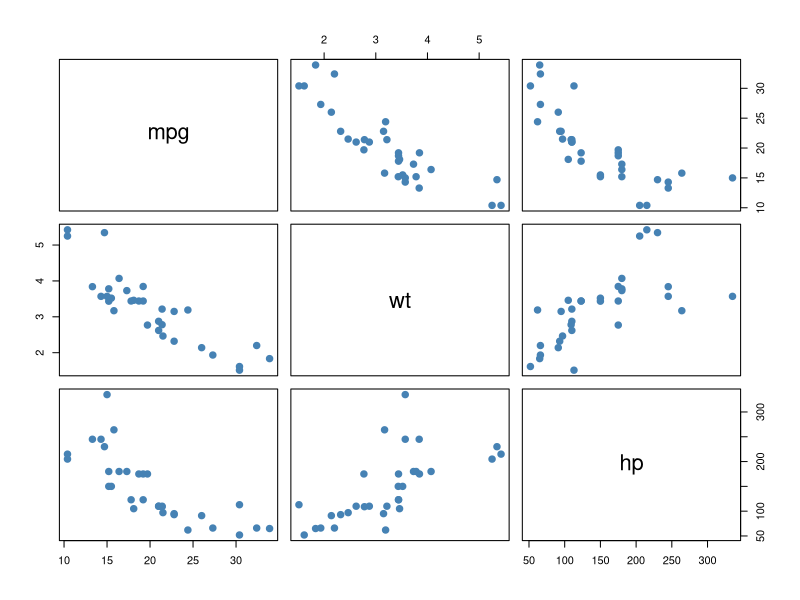
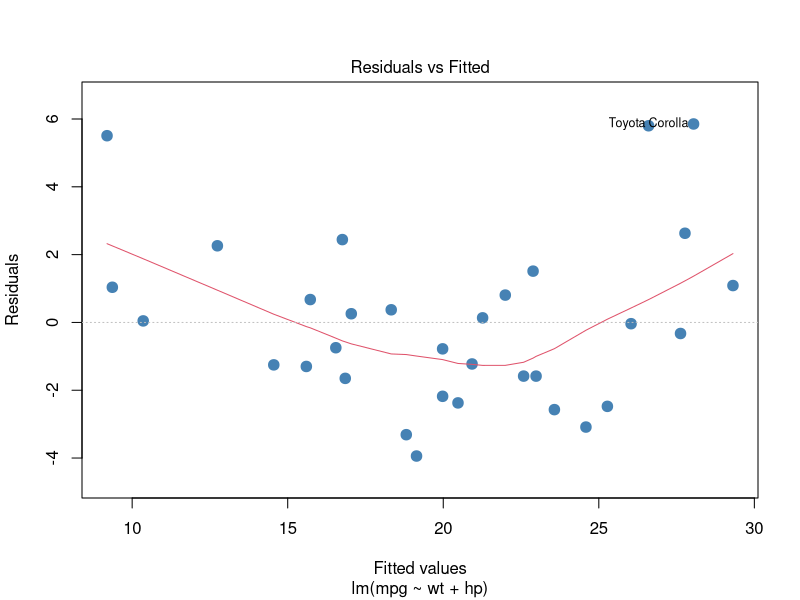
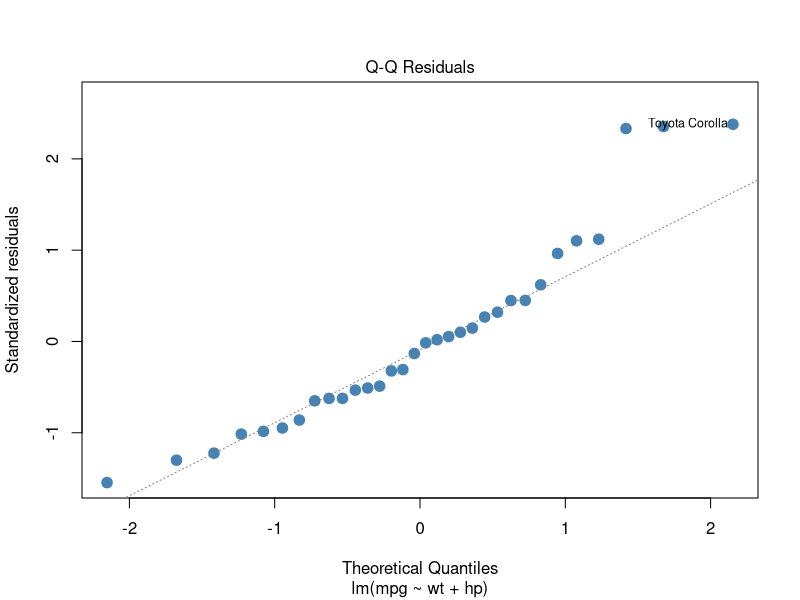
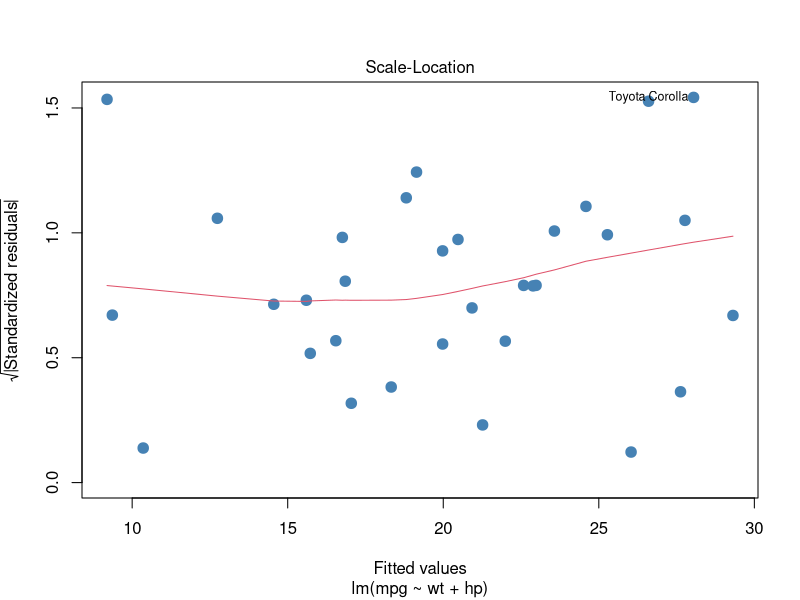
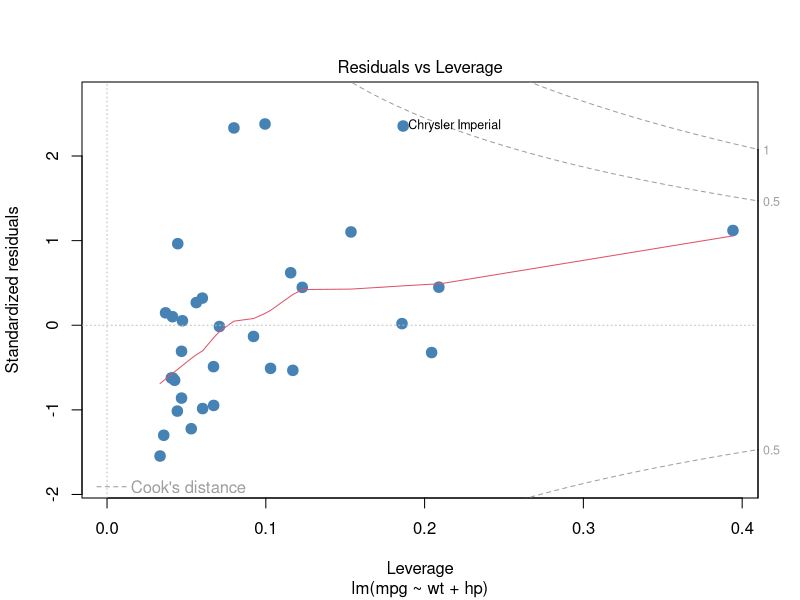
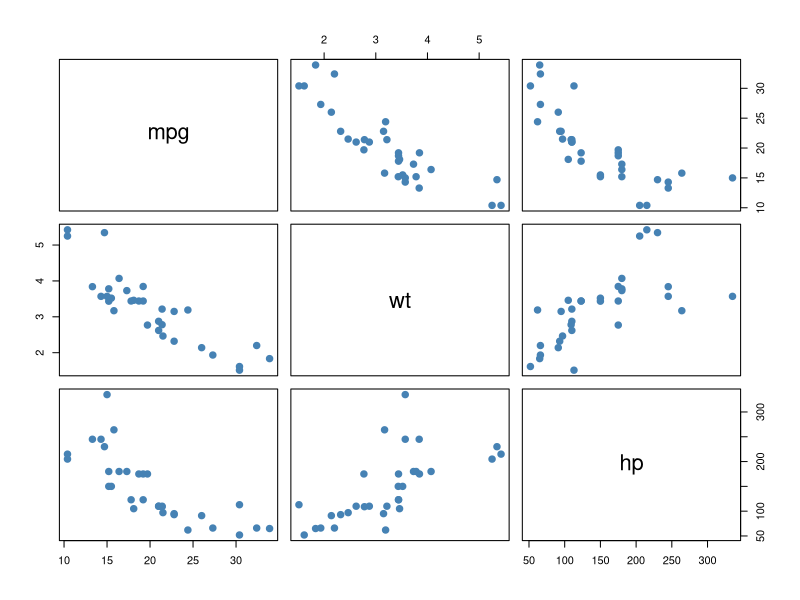
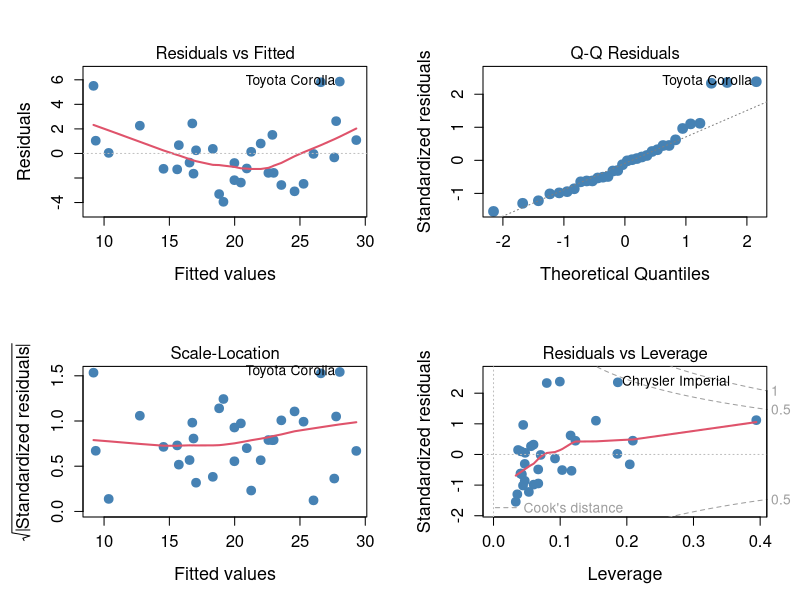

These figures' R source, in order:
## ---- chunk 1
knitr::opts_chunk$set(echo = TRUE)
## ---- chunk 2
# 1. Load and look at the data
data(mtcars)
head(mtcars)
str(mtcars)
summary(mtcars[, c("mpg", "wt", "hp")])

# 2. Explore relationships
cor(mtcars[, c("mpg", "wt", "hp")])

# Scatterplot matrix (bigger, clearer)
png("pairs_plot.png", width = 2000, height = 2000, res = 250)
pairs(mtcars[, c("mpg", "wt", "hp")],
      pch = 19, col = "steelblue",
      cex = 1.3, cex.labels = 2)
dev.off()

pairs(mtcars[, c("mpg", "wt", "hp")],
      pch = 19, col = "steelblue",
      cex = 1.3, cex.labels = 2)   # also show it on screen

# 3. Fit the multiple linear regression
model <- lm(mpg ~ wt + hp, data = mtcars)
summary(model)
confint(model)

# 4. Check assumptions

# 4a. Save all four diagnostic plots as one large, clear image
png("diagnostics.png", width = 2400, height = 2000, res = 250)
par(mfrow = c(2, 2), mar = c(5, 5, 4, 2))
plot(model,
     id.n = 1,          # label only the most extreme point
     cex = 1.4,         # bigger points
     cex.lab = 1.3,     # axis label size
     cex.main = 1.5,    # title size
     cex.axis = 1.2,    # tick label size
     cex.id = 1,        # point label size
     pch = 19,          # solid points
     col = "steelblue",
     lwd = 2)
dev.off()
par(mfrow = c(1, 1))

# 4b. Show each diagnostic plot full size on screen (press Enter or use the
#     back arrow in the RStudio Plots pane to move between them)
plot(model, which = 1, id.n = 1, pch = 19, col = "steelblue", cex = 1.4)  # Residuals vs Fitted
plot(model, which = 2, id.n = 1, pch = 19, col = "steelblue", cex = 1.4)  # Q-Q
plot(model, which = 3, id.n = 1, pch = 19, col = "steelblue", cex = 1.4)  # Scale-Location
plot(model, which = 5, id.n = 1, pch = 19, col = "steelblue", cex = 1.4)  # Residuals vs Leverage

# 4c. Multicollinearity and normality tests
install.packages("car")   # only needed once
library(car)
vif(model)           # multicollinearity (values under ~5 are fine)

shapiro.test(residuals(model))   # normality of residuals

# Where were the images saved?
getwd()
